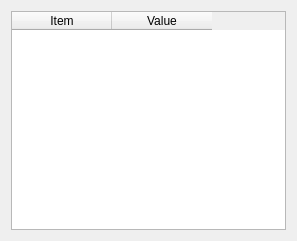
<ui version="4.0" >
 <class>PluginGps</class>
 <widget class="QWidget" name="PluginGps" >
  <property name="geometry" >
   <rect>
    <x>0</x>
    <y>0</y>
    <width>297</width>
    <height>241</height>
   </rect>
  </property>
  <property name="windowTitle" >
   <string>Form</string>
  </property>
  <layout class="QVBoxLayout" name="verticalLayout" >
   <item>
    <widget class="QTableWidget" name="info_tableWidget" >
     <property name="enabled" >
      <bool>true</bool>
     </property>
     <property name="editTriggers" >
      <set>QAbstractItemView::NoEditTriggers</set>
     </property>
     <property name="cornerButtonEnabled" >
      <bool>false</bool>
     </property>
     <property name="columnCount" >
      <number>2</number>
     </property>
     <column>
      <property name="text" >
       <string>Item</string>
      </property>
     </column>
     <column>
      <property name="text" >
       <string>Value</string>
      </property>
     </column>
    </widget>
   </item>
  </layout>
 </widget>
 <resources/>
 <connections/>
</ui>
